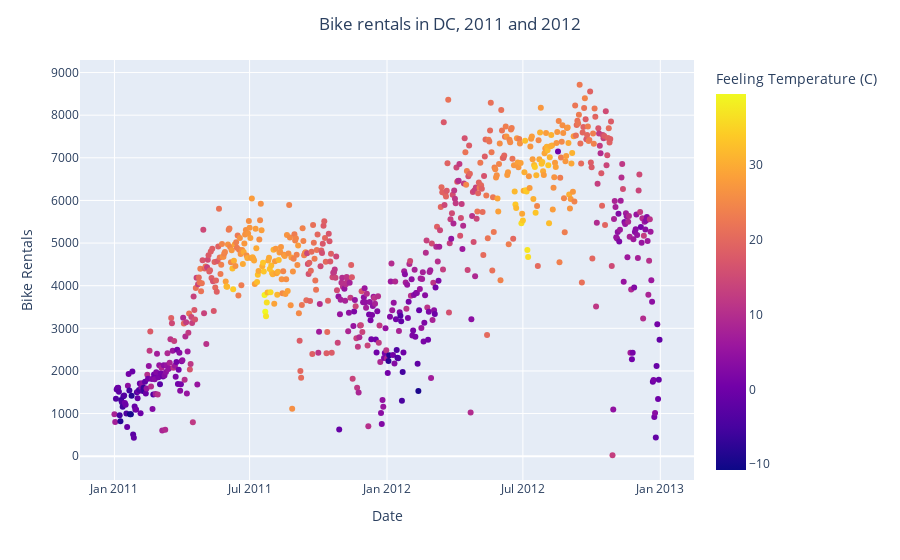

The notebook cell this image was saved under:
### Markdown cell above
## Exploratory data analysis

8.  Recreate the following visualization, and interpret it in context of the data. **Hint:** You will need to use one of the variables you created above. The temperature plotted is the feeling temperature. To get a nice title on the color bar I used:

        fig.update_layout(coloraxis_colorbar_title='Feeling Temperature (C)')

![Bike Rental](images/BikeRentalTemp.jpg)

9.  Create a visualization displaying the relationship between bike rentals and season. Interpret the plot in context of the data.

### Code cell
# Visualization - recreate the graph

fig = px.scatter(DF, x='dteday',y='cnt',color='raw_atemp')
fig.update_layout(title='Bike rentals in DC, 2011 and 2012',
                  title_x=0.5,
                  xaxis_title="Date",
                  yaxis_title="Bike Rentals",
                  coloraxis_colorbar_title='Feeling Temperature (C)')


fig.show()

### Figure 1 — Plotly figure (JSON) as saved in the notebook; plotly's stock layout.template omitted (floating-point values rounded to 4 significant figures; data arrays with more than 128 entries replaced by an {"elided": "..."} marker saying what was removed)
{"data": [{"hovertemplate": "dteday=%{x}<br>cnt=%{y}<br>raw_atemp=%{marker.color}<extra></extra>", "legendgroup": "", "marker": {"color": {"elided": "731 float values"}, "coloraxis": "coloraxis", "symbol": "circle"}, "mode": "markers", "name": "", "orientation": "v", "showlegend": false, "type": "scatter", "x": {"elided": "731 str values"}, "xaxis": "x", "y": {"elided": "731 int values"}, "yaxis": "y"}], "layout": {"coloraxis": {"colorbar": {"title": {"text": "Feeling Temperature (C)"}}, "colorscale": [[0, "#0d0887"], [0.1111, "#46039f"], [0.2222, "#7201a8"], [0.3333, "#9c179e"], [0.4444, "#bd3786"], [0.5556, "#d8576b"], [0.6667, "#ed7953"], [0.7778, "#fb9f3a"], [0.8889, "#fdca26"], [1, "#f0f921"]]}, "legend": {"tracegroupgap": 0}, "margin": {"t": 60}, "title": {"text": "Bike rentals in DC, 2011 and 2012", "x": 0.5}, "xaxis": {"anchor": "y", "domain": [0, 1], "title": {"text": "Date"}}, "yaxis": {"anchor": "x", "domain": [0, 1], "title": {"text": "Bike Rentals"}}}}
